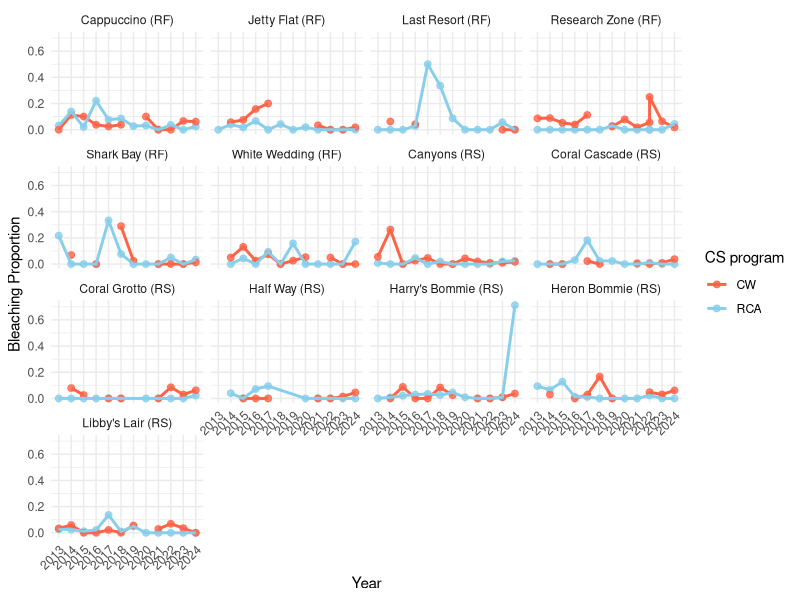
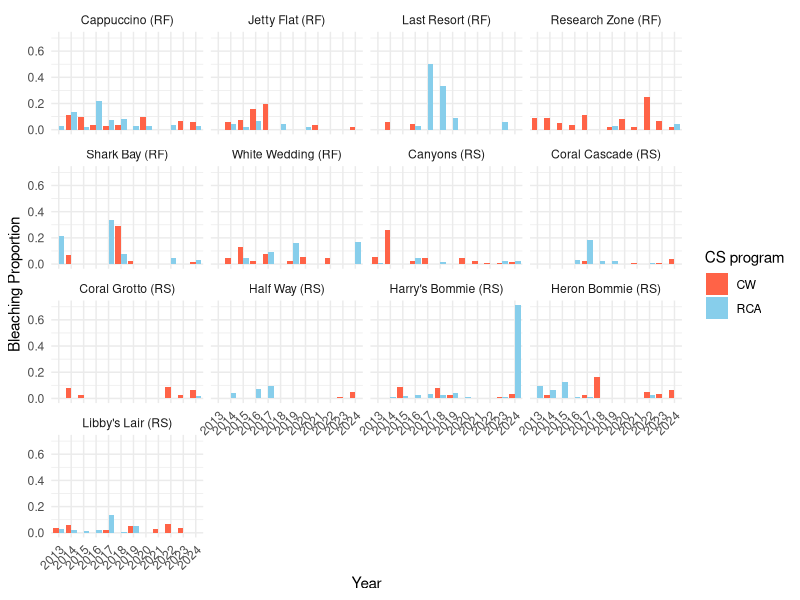

Write the R code that produced these figures, in order.
#####Comparsion visualisations and statistics###
library(ggplot2)
library(tidyverse)

RC_bleach <- read_csv(file = "RC_bleach.csv")
CW_bleach_detect_year <- read_csv(file = "CW_bleach_detect_year.csv")


##merge CW and RC data into one table
bleach_comparison <- RC_bleach %>%
  select(SITE, year, site_type, SITE_label, rc_bleach = prop_bleached) %>%
  left_join(
    CW_bleach_detect_year %>%
      select(SITE, year, cw_bleach = prop_bleach_obs),
    by = c("SITE", "year")
  )

#make long format
bleach_comparison_long <- bleach_comparison %>%
  pivot_longer(cols = c(rc_bleach, cw_bleach),
               names_to = "source", values_to = "bleach_prop") %>%
  mutate(source = recode(source,
                         rc_bleach = "RCA",
                         cw_bleach = "CW"))

#group RF and RS
bleach_comparison_long <- bleach_comparison_long %>%
  arrange(site_type, SITE) %>%
  mutate(SITE_label = factor(SITE_label, levels = unique(SITE_label)))

#line plot
p10 <- ggplot(bleach_comparison_long, aes(x = factor(year), y = bleach_prop, color = source)) +
  geom_point(size = 2, alpha = 0.8) +
  geom_line(aes(group = source), linewidth = 1) +
  facet_wrap(~SITE_label) +
  scale_color_manual(values = c("tomato", "skyblue")) +
  labs(
    y = "Bleaching Proportion", x = "Year", color = "CS program"
  ) +
  theme_minimal() +
  theme(axis.text.x = element_text(angle = 45, hjust = 1)) 
ggsave("RCA_CW_bleaching_comparison.jpeg", p10, width = 13, height = 9, dpi = 300)

#barplot
p11 <- ggplot(bleach_comparison_long, aes(x = factor(year), y = bleach_prop, fill = source)) +
  geom_col(position = "dodge") +
  facet_wrap(~SITE_label) +
  scale_fill_manual(values = c("tomato", "skyblue")) +
  labs(x = "Year", y = "Bleaching Proportion", fill = "CS program") +
  theme_minimal() +
  theme(axis.text.x = element_text(angle = 45, hjust = 1)) 
ggsave("RCA_CW_bleaching_comparison_barplot.jpeg", p11, width = 13, height = 9, dpi = 300)

